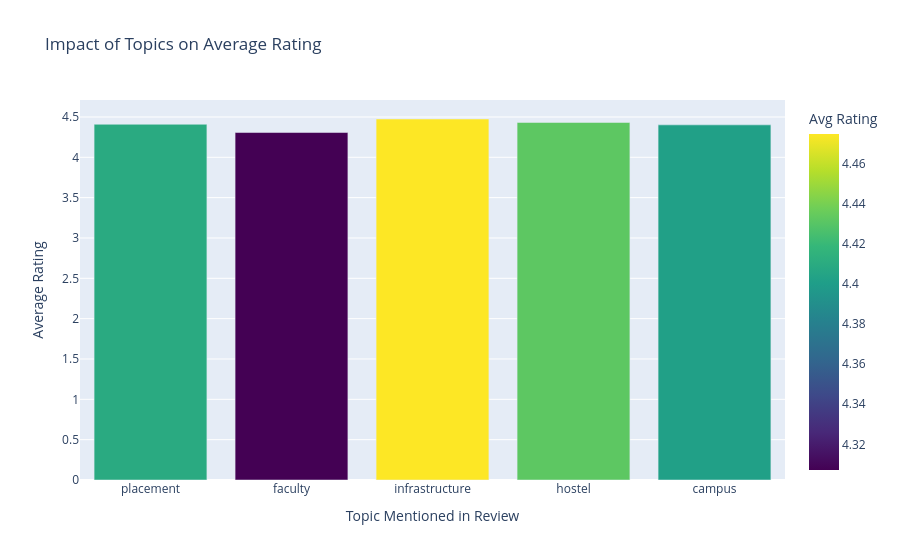

The code cell stored with this chart in its notebook:
### Code cell
keywords = ["placement", "faculty", "infrastructure", "hostel", "campus"]

for word in keywords:
    combined[word] = combined["review_text"].str.contains(word, regex=False)
topic_data = []

for word in keywords:
    avg_rating = combined[combined[word] == True]["rating"].mean()
    count = combined[combined[word] == True]["review_id"].count()
    
    topic_data.append({
        "Topic": word,
        "Average Rating": avg_rating,
        "Mentions": count
    })

import pandas as pd
topic_df = pd.DataFrame(topic_data)
import plotly.express as px

fig = px.bar(
    topic_df,
    x="Topic",
    y="Average Rating",
    color="Average Rating",
    color_continuous_scale="Viridis",
    hover_data=["Mentions"],
    title="Impact of Topics on Average Rating"
)

fig.update_layout(
    xaxis_title="Topic Mentioned in Review",
    yaxis_title="Average Rating",
    coloraxis_colorbar=dict(title="Avg Rating")
)

fig.show()

### Figure 1 — Plotly figure (JSON) as saved in the notebook; plotly's stock layout.template omitted (floating-point values rounded to 4 significant figures)
{"data": [{"customdata": [[14329], [5242], [12155], [6286], [12214]], "hovertemplate": "Topic=%{x}<br>Average Rating=%{marker.color}<br>Mentions=%{customdata[0]}<extra></extra>", "legendgroup": "", "marker": {"color": [4.41, 4.307, 4.475, 4.432, 4.402], "coloraxis": "coloraxis", "pattern": {"shape": ""}}, "name": "", "orientation": "v", "showlegend": false, "textposition": "auto", "type": "bar", "x": ["placement", "faculty", "infrastructure", "hostel", "campus"], "xaxis": "x", "y": [4.41, 4.307, 4.475, 4.432, 4.402], "yaxis": "y"}], "layout": {"barmode": "relative", "coloraxis": {"colorbar": {"title": {"text": "Avg Rating"}}, "colorscale": [[0, "#440154"], [0.1111, "#482878"], [0.2222, "#3e4989"], [0.3333, "#31688e"], [0.4444, "#26828e"], [0.5556, "#1f9e89"], [0.6667, "#35b779"], [0.7778, "#6ece58"], [0.8889, "#b5de2b"], [1, "#fde725"]]}, "legend": {"tracegroupgap": 0}, "title": {"text": "Impact of Topics on Average Rating"}, "xaxis": {"anchor": "y", "domain": [0, 1], "title": {"text": "Topic Mentioned in Review"}}, "yaxis": {"anchor": "x", "domain": [0, 1], "title": {"text": "Average Rating"}}}}
